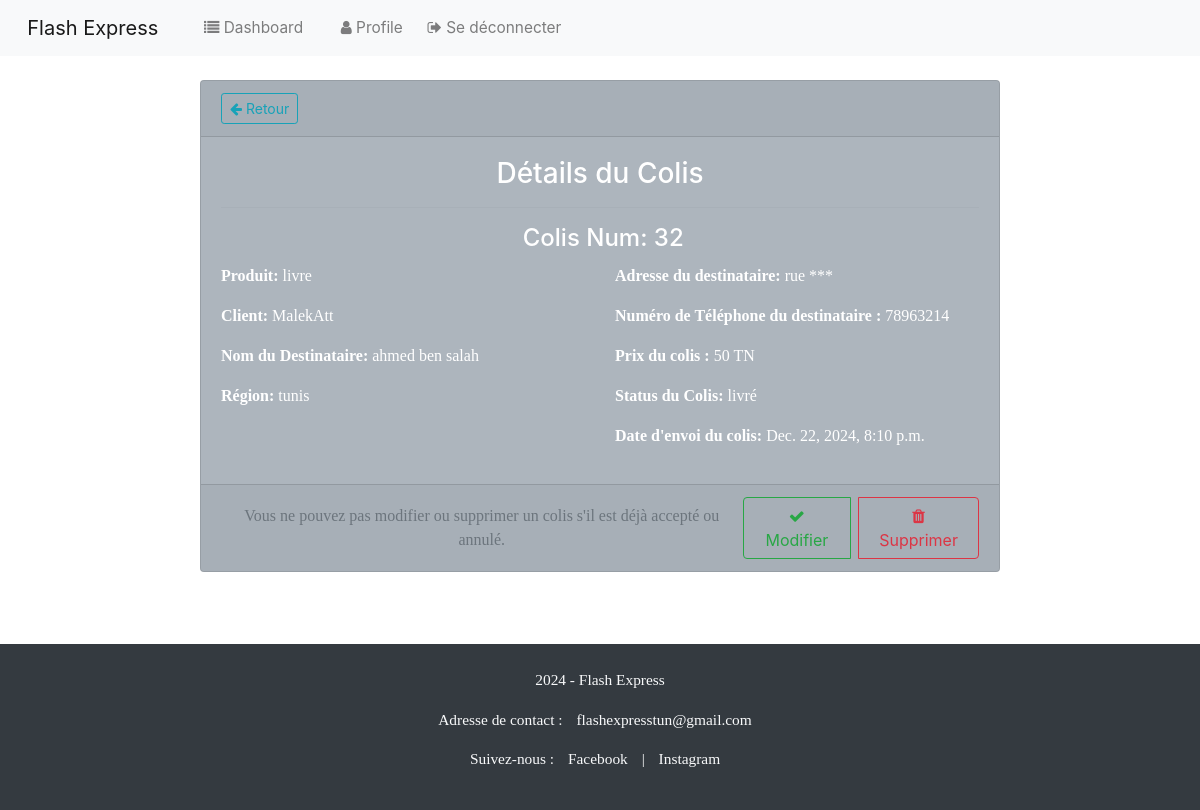
/user_coli/32 (signed in), run on the app's committed database.
### colis/models.py (models this page shows, shortened)
class Colis(models.Model):
    STATUS_CHOICES = (
        ('en cours', 'Pending'),
        ('livré', 'Accpted'),
        ('annulé', 'Refused'), )
    default_user = User.objects.get(pk=1)
    user = models.ForeignKey(User, on_delete=models.SET_NULL,null=True, blank=True , default=default_user.id)
    code = models.BigAutoField(primary_key=True)
    nom_produits = models.CharField(max_length=100)
    nom_destinataire = models.CharField(max_length=100)
    adr_destinataire = models.CharField(max_length=30)
    region = models.CharField(max_length=30)
    num_destinataire = models.CharField(max_length=100)
    prix = models.CharField(max_length=100)
    status = models.CharField(max_length=20, choices=STATUS_CHOICES, default='en cours')
    date_distribution = models.DateTimeField(null=True, blank=True)
    date_envoi = models.DateTimeField(null=True, blank=True)

### colis/views.py (the view)
# urls.py: path('user_coli/<int:pk>',views.user_view_colis,name='user_coli'),#view one colis
@login_required(login_url='login')
def user_view_colis(request,pk):
  user_coli=Colis.objects.get(code=pk)
  context={'user_coli':user_coli}
  return render(request,'colis/user_view_colis.html' ,context)

### colis/templates/colis/user_view_colis.html (shortened to what this page needs)
{% extends 'colis/base.html' %}
{% block content %}
<div class="card text-center text-bg-secondary mb-4" style="max-width: 50rem; margin: auto;">
    <div class="card-header d-flex justify-content-between align-items-center">
        <a class="btn btn-outline-info btn-sm" href="{% url 'user_dashboard' %}">
            <i class="fa fa-arrow-left" aria-hidden="true"></i> Retour
        </a>
    </div>
    <div class="card-body">
        <h3 class="card-title">Détails du Colis</h3>
        <hr>
        <h4 class="card-title"> Colis Num: {{ user_coli.code }}</h4>
        <div class="row">
            <div class="col-md-6 text-start">
                <p><strong>Produit:</strong> {{ user_coli.nom_produits }}</p>
                <p><strong>Client:</strong> {{ user_coli.user }}</p>
                <p><strong>Nom du Destinataire:</strong> {{ user_coli.nom_destinataire }}</p>
                <p><strong>Région:</strong> {{ user_coli.region }}</p>
            </div>
            <div class="col-md-6 text-start">
                <p><strong>Adresse du destinataire:</strong> {{ user_coli.adr_destinataire }}</p>
                <p><strong>Numéro de Téléphone du destinataire :</strong> {{ user_coli.num_destinataire }}</p>
                <p><strong>Prix du colis :</strong> {{ user_coli.prix }} TN</p>
                <p><strong>Status du Colis:</strong> {{ user_coli.status }}</p>
                <p><strong>Date d'envoi du colis:</strong> {{ user_coli.date_distribution }}</p>
            </div>
        </div>
    </div>
    <div class="card-footer d-flex justify-content-between align-items-center">
        <p class="text-muted mb-0" style="animation: clignoter 1s infinite; color: red;">Vous ne pouvez pas modifier ou supprimer un colis s'il est déjà accepté ou annulé.</p>
        <div class="btn-group" role="group" aria-label="Actions">
            <a class="btn btn-outline-success me-2" href="{% url 'update_colis' user_coli.pk %}">
                <i class="fa fa-check" aria-hidden="true"></i> Modifier
            </a>
            <a class="btn btn-outline-danger" href="{% url 'delete_colis' user_coli.pk %}">
                <i class="fa fa-trash" aria-hidden="true"></i> Supprimer
            </a>
        </div>
    </div>
</div>
{% endblock %}

### static/css/styles.css (style rules this page uses)
hr { border: 1px solid #333; }

### data on the page
Colis: code "32", nom_produits "livre", user "MalekAtt", nom_destinataire "ahmed ben salah", region "tunis", adr_destinataire "rue ***", num_destinataire "78963214", prix "50", status "livré", date_distribution "Dec. 22, 2024, 8:10 p.m."
